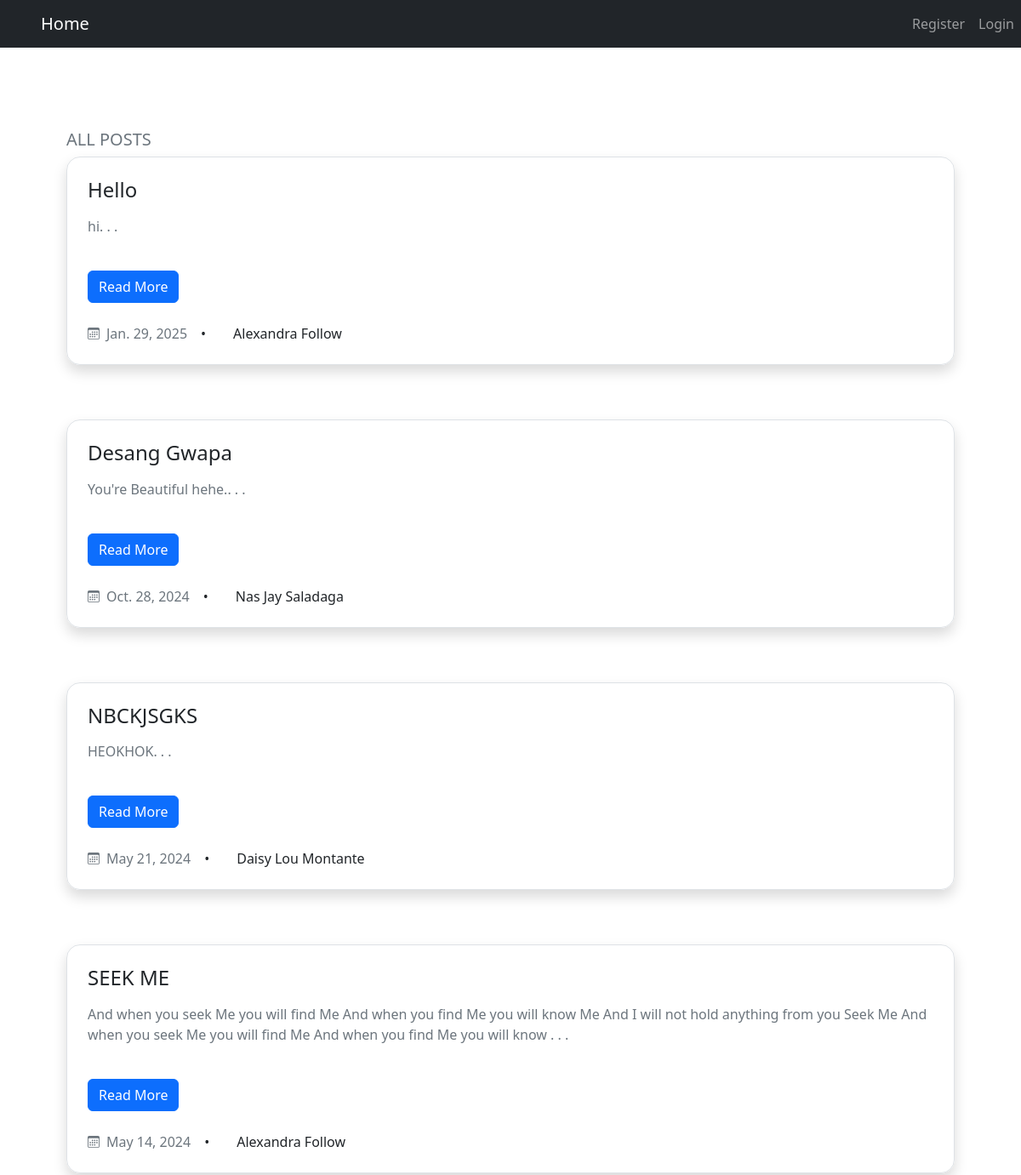
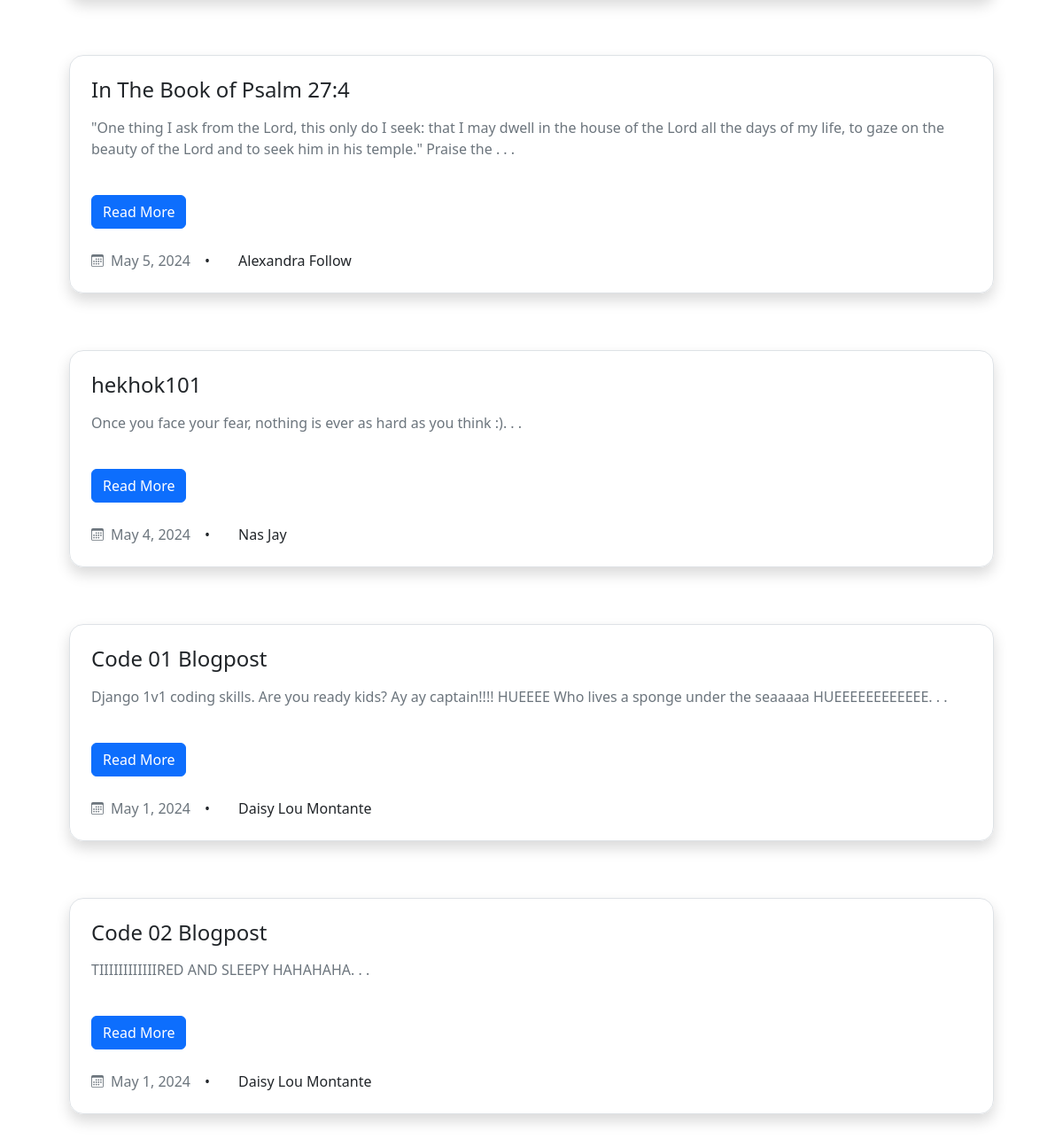
Page /all/ on the committed database (2 pictures, top to bottom).
### blogpost/models.py (models this page shows, shortened)
class Post(models.Model):
    title = models.CharField(max_length=255)
    author = models.ForeignKey(User, on_delete=models.CASCADE)
    body = models.TextField()
    post_date = models.DateField(auto_now_add=True)
    likes = models.ManyToManyField(User, related_name='blogpost')

### blogpost/views.py (the view)
# urls.py: path('all/', Home.as_view(), name='all'),
class Home(ListView):
    model = Post
    template_name = 'home.html'
    ordering = ['-post_date']

### blogpost/templates/home.html (shortened to what this page needs)
{% extends "base.html" %}
{% block content %}
<section class="py-3 py-md-5 py-xl-8 " >
    <div class="container overflow-hidden p-5">
        <h1 class="fs-5 mb-2 text-secondary text-uppercase">All Posts</h1>
          <article>
             {% for post in object_list %}
            <div class="card border-0 mb-3 shadow d-flex rounded-4">
              <div class="card-body border bg-white p-4 rounded-4">
                <div class="entry-header mb-3">
                  <h2 class="card-title entry-title h4 mb-0">
                    <a class="link-dark text-decoration-none" href="{% url 'blogdetail' post.pk %}">{{post.title}}</a>
                  </h2>
                </div>
                <p class="card-text entry-summary text-secondary mb-3">
                    {{ post.body|slice:":200"|safe }}. . .
                </p>
                <a href="{% url 'blogdetail' post.pk %}" class="btn btn-primary mt-4 text-nowrap entry-more">Read More</a>
                <br><br>
                <ul class="entry-meta list-unstyled d-flex align-items-center m-0">
                  <li>
                    <a class="fs-7 link-secondary text-decoration-none d-flex align-items-center" href="#!">
                      <span class="ms-2 fs-7">{{ post.post_date }}</span>
                    </a>
                  </li>
                  <li>
                    <span class="px-3">&bull;</span>
                  </li>
                  <li>
                    <span class="px-3">{{ post.author.first_name }} {{ post.author.last_name }}</span>
                  </li>
                </ul>
              </div>
            </div>
              <br><br>
              {% endfor %}
          </article>
    </div>
</section>
{% endblock %}

### rows in the picture
Post: title "Hello", body "hi", post_date "Jan. 29, 2025", author.first_name "Alexandra", author.last_name "Follow"
Post: title "Desang Gwapa", body "You're Beautiful hehe.", post_date "Oct. 28, 2024", author.first_name "Nas Jay", author.last_name "Saladaga"
Post: title "NBCKJSGKS", body "HEOKHOK", post_date "May 21, 2024", author.first_name "Daisy Lou", author.last_name "Montante"
Post: title "SEEK ME", body "And when you seek Me you will find Me And when you find Me you will know Me And I will not hold anything from you Seek Me And when you seek Me you will find Me And when you find Me you will know", post_date "May 14, 2024", author.first_name "Alexandra", author.last_name "Follow"
Post: title "In The Book of Psalm 27:4", body "\"One thing I ask from the Lord, this only do I seek: that I may dwell in the house of the Lord all the days of my life, to gaze on the beauty of the Lord and to seek him in his temple.\" Praise the", post_date "May 5, 2024", author.first_name "Alexandra", author.last_name "Follow"
Post: title "hekhok101", body "Once you face your fear, nothing is ever as hard as you think :)", post_date "May 4, 2024", author.first_name "Nas", author.last_name "Jay"
Post: title "Code 01 Blogpost", body "Django 1v1 coding skills. Are you ready kids? Ay ay captain!!!! HUEEEE Who lives a sponge under the seaaaaa HUEEEEEEEEEEEE", post_date "May 1, 2024", author.first_name "Daisy Lou", author.last_name "Montante"
Post: title "Code 02 Blogpost", body "TIIIIIIIIIIIIRED AND SLEEPY HAHAHAHA", post_date "May 1, 2024", author.first_name "Daisy Lou", author.last_name "Montante"
